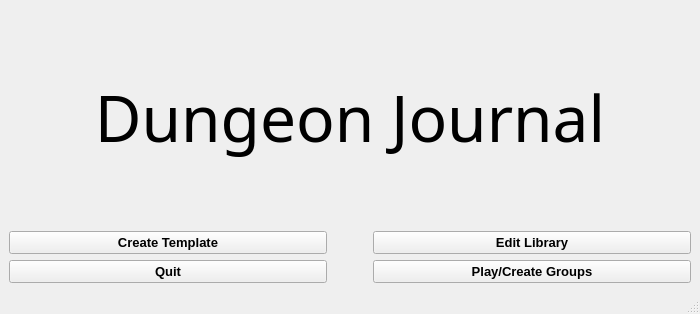
<?xml version="1.0" encoding="UTF-8"?>
<ui version="4.0">
 <class>MainWindow</class>
 <widget class="QMainWindow" name="MainWindow">
  <property name="geometry">
   <rect>
    <x>0</x>
    <y>0</y>
    <width>700</width>
    <height>314</height>
   </rect>
  </property>
  <property name="windowTitle">
   <string>Dungeon Journal</string>
  </property>
  <widget class="QWidget" name="centralwidget">
   <layout class="QVBoxLayout" name="verticalLayout">
    <item>
     <widget class="QLabel" name="label">
      <property name="font">
       <font>
        <family>Old English Text MT</family>
        <pointsize>48</pointsize>
       </font>
      </property>
      <property name="text">
       <string>Dungeon Journal</string>
      </property>
      <property name="alignment">
       <set>Qt::AlignCenter</set>
      </property>
     </widget>
    </item>
    <item>
     <layout class="QGridLayout" name="gridLayout">
      <item row="1" column="0">
       <widget class="QPushButton" name="createTemplateButton">
        <property name="font">
         <font>
          <pointsize>10</pointsize>
          <weight>75</weight>
          <bold>true</bold>
         </font>
        </property>
        <property name="text">
         <string>Create Template</string>
        </property>
       </widget>
      </item>
      <item row="2" column="0">
       <widget class="QPushButton" name="quitButton">
        <property name="font">
         <font>
          <pointsize>10</pointsize>
          <weight>75</weight>
          <bold>true</bold>
         </font>
        </property>
        <property name="text">
         <string>Quit</string>
        </property>
       </widget>
      </item>
      <item row="1" column="2">
       <widget class="QPushButton" name="editLibraryButton">
        <property name="sizePolicy">
         <sizepolicy hsizetype="Minimum" vsizetype="Fixed">
          <horstretch>0</horstretch>
          <verstretch>0</verstretch>
         </sizepolicy>
        </property>
        <property name="font">
         <font>
          <pointsize>10</pointsize>
          <weight>75</weight>
          <bold>true</bold>
         </font>
        </property>
        <property name="text">
         <string>Edit Library</string>
        </property>
       </widget>
      </item>
      <item row="2" column="2">
       <widget class="QPushButton" name="playMenuButton">
        <property name="font">
         <font>
          <pointsize>10</pointsize>
          <weight>75</weight>
          <bold>true</bold>
         </font>
        </property>
        <property name="text">
         <string>Play/Create Groups</string>
        </property>
       </widget>
      </item>
      <item row="1" column="1">
       <spacer name="horizontalSpacer">
        <property name="orientation">
         <enum>Qt::Horizontal</enum>
        </property>
        <property name="sizeType">
         <enum>QSizePolicy::Preferred</enum>
        </property>
        <property name="sizeHint" stdset="0">
         <size>
          <width>40</width>
          <height>20</height>
         </size>
        </property>
       </spacer>
      </item>
      <item row="2" column="1">
       <spacer name="horizontalSpacer_2">
        <property name="orientation">
         <enum>Qt::Horizontal</enum>
        </property>
        <property name="sizeType">
         <enum>QSizePolicy::Preferred</enum>
        </property>
        <property name="sizeHint" stdset="0">
         <size>
          <width>40</width>
          <height>20</height>
         </size>
        </property>
       </spacer>
      </item>
     </layout>
    </item>
   </layout>
  </widget>
  <widget class="QMenuBar" name="menubar">
   <property name="geometry">
    <rect>
     <x>0</x>
     <y>0</y>
     <width>700</width>
     <height>26</height>
    </rect>
   </property>
  </widget>
  <widget class="QStatusBar" name="statusbar"/>
 </widget>
 <resources/>
 <connections/>
</ui>
